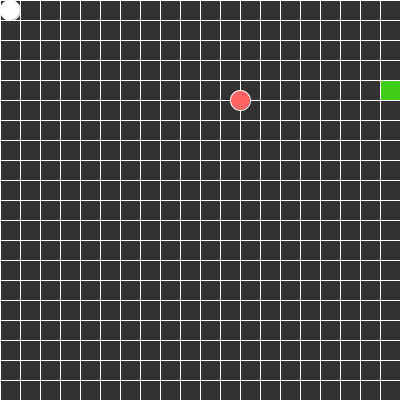
Frame 1 (no input)
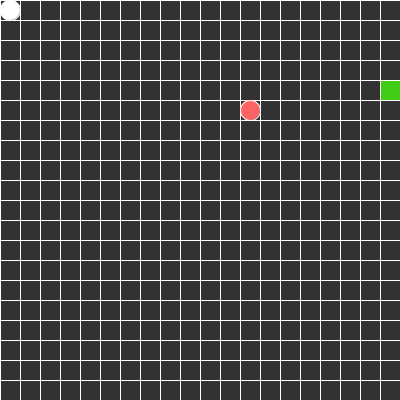
Frame 60 (the mouse pressed at the canvas centre just before this capture)
Frame 120 (the mouse held since frame 60 and released just before this capture): identical to frame 60, image omitted

The Processing sketch that drew these frames (run headless with seeded random() and noise(); from frame 60 on, the mouse is pressed at the canvas centre):

// Processing sketch: processing_127198
// ── processing_127198.pde

/*
  NOTES:
 Added checkGameOver
 
 */

ArrayList<SnakePart> snake = new ArrayList<SnakePart>();
char direction;
SnakeFood food;
SnakePoison poison;
int GRIDSIZE = 20;

void setup() {
  size(400, 400);
  snake.add(new SnakePart(0, 0));
  food = new SnakeFood();
  poison = new SnakePoison();
  frameRate(8);
}

void draw() {

  drawGrid();
  food.display();
poison.display();
  drawSnake();


  moveSnakeBody();
  moveSnakeHead();

  checkGameOver();
  checkForFoodCollision();

}

void moveSnakeHead() {
  SnakePart head = snake.get(0);
  switch(direction) {
  case 'n':
    head.y -= GRIDSIZE;
    break;
  case 's':
    head.y += GRIDSIZE;
    break;
  case 'e':
    head.x += GRIDSIZE;
    break;
  case 'w':  
    head.x -= GRIDSIZE;
    break;
  }
}


void checkForFoodCollision() {
  SnakePart head = snake.get(0);
  if (head.x == food.x && head.y == food.y) {
    // add a new segment to the snake
    snake.add(new SnakePart(head.x, head.y));
    // reset the position of the food by creating a new object
    food = new SnakeFood();
  }
}




void checkGameOver() {
  SnakePart head = snake.get(0);
  for (int i = 1; i < snake.size(); i++) {
    SnakePart sp = snake.get(i);
    if (head.x == sp.x && head.y == sp.y) {
      textAlign(CENTER);
      text("GAME OVER!", width/2, height/2);
      noLoop();
      break;
    }
    if (head.x == poison.x && head.y == poison.y) {
      textAlign(CENTER);
      text("GAME OVER!", width/2, height/2);
      noLoop();
      break;
    }
  }
  if (head.x < 0 || head.x > width || head.y < 0 || head.y > height) {
    textAlign(CENTER);
    text("GAME OVER!", width/2, height/2);
    noLoop();
  }
}


void drawSnake() {
  for (int i = 0; i < snake.size();i++) {
    SnakePart sp = snake.get(i);
    sp.display();
  }
}

void drawGrid() {
  background(50);
  stroke(255);
  for (int x =0; x < width; x+=GRIDSIZE) {
    line(x, 0, x, height);
  }
  for (int y =0; y < height; y+=GRIDSIZE) {
    line(0, y, width, y);
  }
}


void keyPressed() {
  SnakePart head = snake.get(0);
  if (key == 'a' || key == 'A')direction = 'w';
  if (key == 'd' || key == 'D')direction = 'e';
  if (key == 'w' || key == 'W')direction = 'n';
  if (key == 's' || key == 'S')direction = 's';
}

void moveSnakeBody() {
  for (int i = snake.size()-1; i > 0; i--) {
    SnakePart spBack = snake.get(i);
    SnakePart spFront = snake.get(i-1);
    spBack.x = spFront.x;
    spBack.y = spFront.y;
  }
}

class SnakeFood {

  int x, y;

  SnakeFood() {
    x = int(random(width/GRIDSIZE))*GRIDSIZE;
    y = int(random(height/GRIDSIZE))*GRIDSIZE;
  }

  void display() {
    fill(255, 100, 100);
    ellipse(x, y, GRIDSIZE, GRIDSIZE);
  }
}

class SnakePoison {

  int x, y;

  SnakePoison() {
    x = int(random(width/GRIDSIZE))*GRIDSIZE;
    y = int(random(height/GRIDSIZE))*GRIDSIZE;
  }

  void display() {
    fill(#3FCE15);
    rect(x, y, GRIDSIZE, GRIDSIZE);
  }
}

class SnakePart {

  int x, y;

  SnakePart(int newX, int newY) {
    x = newX;
    y = newY;
  }

  void display() {
    fill(255);
    ellipseMode(CORNER);
    ellipse(x, y, GRIDSIZE, GRIDSIZE);
  }
}
